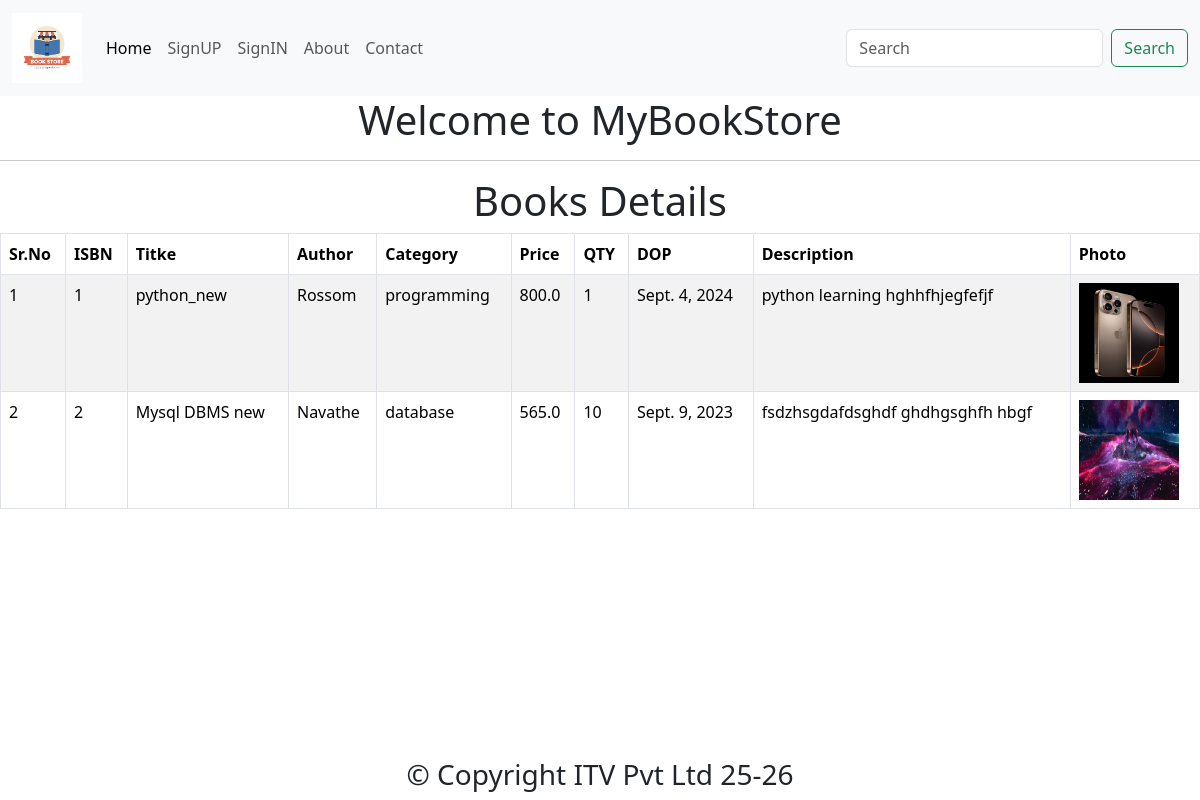
The app's page /, older data.
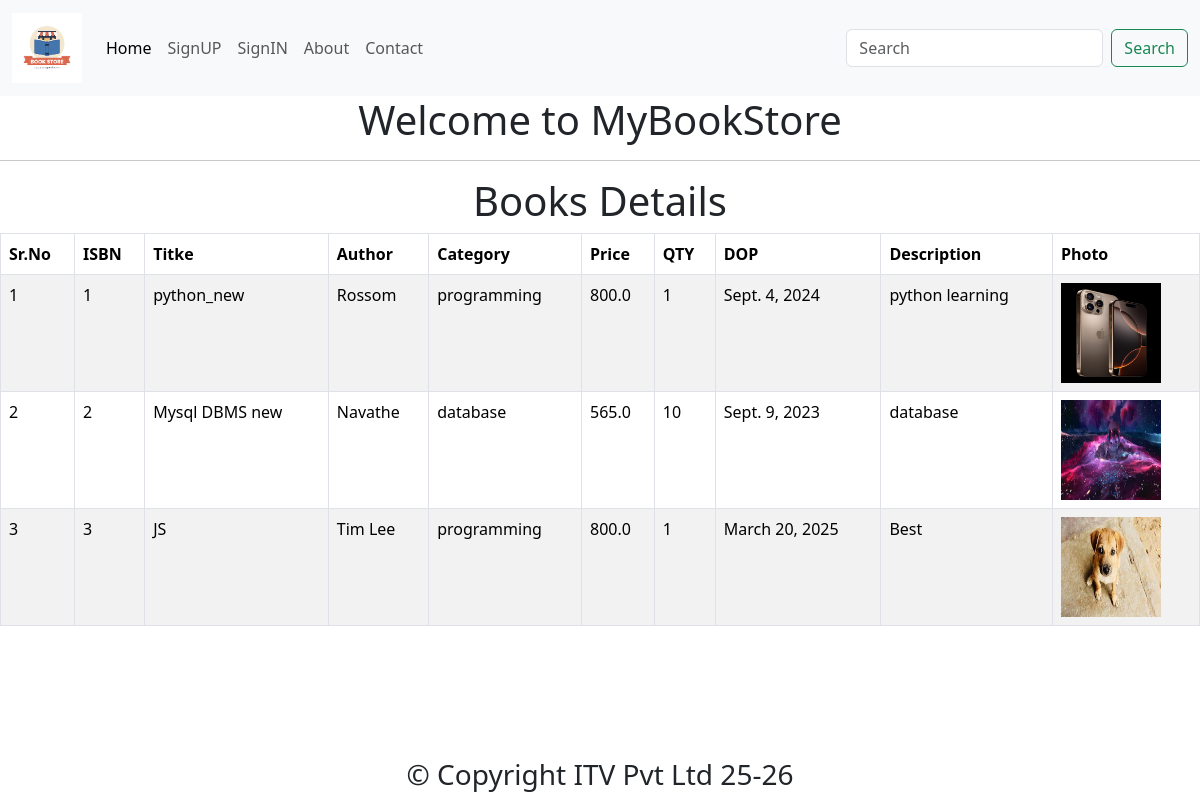
The same page, newer data.
### app/models.py (models this page shows)
class Book(models.Model):
    isbn=models.PositiveIntegerField(primary_key=True)
    title=models.CharField(max_length=20)
    author=models.CharField(max_length=20)
    type=(('programming','programming'),('database','database'))
    category=models.CharField(max_length=50,choices=type)
    price=models.FloatField()
    qty=models.PositiveBigIntegerField(default=1)
    dop=models.DateField()
    description=models.TextField()
    photo=models.ImageField(upload_to='images',null=True,default=None)

### app/views.py (the view)
# urls.py: path('',views.index,name='index'),
def index(req):
    allbooks = Book.objects.all()    #ORM
    print(allbooks)
    myname = "Neel"
    print(datetime.now())
    curdate = (datetime.now())
    hour = datetime.now().hour
    print(hour)
    context = {"myname" : myname, "curdate": curdate, "hour": hour, "allbooks": allbooks}
    return render(req,'index.html', context)

### app/templates/index.html (shortened to what this page needs)
{% extends 'base.html' %}
        {% block body%}
        <center>
            <h1>Welcome to MyBookStore</h1>
            <hr>
             <h1>Books Details</h1>
            <table class="table table-bordered table-striped">
                <thead>
                    <th>Sr.No</th>
                    <th>ISBN</th>
                    <th>Titke</th>
                    <th>Author</th>
                    <th>Category</th>
                    <th>Price</th>
                    <th>QTY</th>
                    <th>DOP</th>
                    <th>Description</th>
                    <th>Photo</th>
                </thead>
                <tbody>
                    {% for x in allbooks%}
                    <tr>
                      <td>{{forloop.counter}}</td>
                      <td>{{x.isbn}}</td>
                      <td>{{x.title}}</td>
                      <td>{{x.author}}</td>
                      <td>{{x.category}}</td>
                      <td>{{x.price}}</td>
                      <td>{{x.qty}}</td>
                      <td>{{x.dop}}</td>
                      <td>{{x.description}}</td>
                      <td>
                        <img src="{{x.photo.url}}" alt="{{x.title}}" width="100px" height="100px">
                      </td>
                    </tr>
                    {% endfor %}
                </tbody>
            </table>
        </center>
        {% endblock %}

### app/templates/base.html (shortened to what this page needs)
{% load static %}
<!doctype html>
<html lang="en">
  <head>
    <link rel="stylesheet" href="{% static 'css/style.css' %}">
    <link href="{% static 'bootstrap.min.css' %}" rel="stylesheet">
    <link
    href="https://cdn.jsdelivr.net/npm/bootstrap@5.3.3/dist/css/bootstrap.min.css"
    rel="stylesheet"
>
  </head>
  <body>
    <div class="container-fluid">
        <div class="row">
            <nav class="navbar navbar-expand-lg bg-body-tertiary">
                <div class="container-fluid">
                <a class="navbar-brand" href="#">
                <img src="{% static 'images/booksstore.png' %}" alt="bookstorelogo" width="70px" height="70px">
                </a>
                <div class="collapse navbar-collapse" id="navbarSupportedContent">
                    <ul class="navbar-nav me-auto mb-2 mb-lg-0">
                    {% if user.is_authenticated %}
                    <li class="nav-item">
                        <a class="nav-link active" aria-current="page" href="{% url 'dashboard' %}">Home</a>
                    </li>
                    <li class="nav-item">
                        <a class="nav-link active" aria-current="page" href="/userlogout">Logout</a>
                    </li>
                    {% else %}
                    <li class="nav-item">
                        <a class="nav-link active" aria-current="page" href="/">Home</a>
                    </li>
                    <li class="nav-item">
                        <a class="nav-link" href="/signup">SignUP</a>
                    </li>
                    <li class="nav-item">
                        <a class="nav-link" href="{% url 'signin' %}">SignIN</a>
                    </li>
                    <li class="nav-item">
                        <a class="nav-link" href="#">About</a>
                    </li>
                    <li class="nav-item">
                        <a class="nav-link" href="#">Contact</a>
                    </li>
                    {% endif %}
                    </ul>
                    <form class="d-flex" role="search">
                    <input class="form-control me-2" type="search" placeholder="Search" aria-label="Search">
                    <button class="btn btn-outline-success" type="submit">Search</button>
                    </form>
                </div>
                </div>
            </nav>
        </div>
    </div>
    {% block body %}{% endblock %}
    <div class="container">
        <div class="row">
       <footer><h3> &copy; Copyright ITV Pvt Ltd 25-26 </h3></footer>
        </div>
    </div>
  </body>
</html>

### app/static/css/style.css (style rules this page uses)
footer { position: fixed; bottom: 0; left: 0; width: 100%; text-align: center; }

Row changes from the older to the newer data that the page shows:
changed Book "python_new": description "python learning hghhfhjegfefjf" → "python learning"
changed Book "Mysql DBMS new": description "fsdzhsgdafdsghdf ghdhgsghfh hbgf" → "database"
added Book: isbn "3", title "JS", author "Tim Lee", category "programming", price "800.0", qty "1", dop "March 20, 2025", description "Best", photo (picture)
